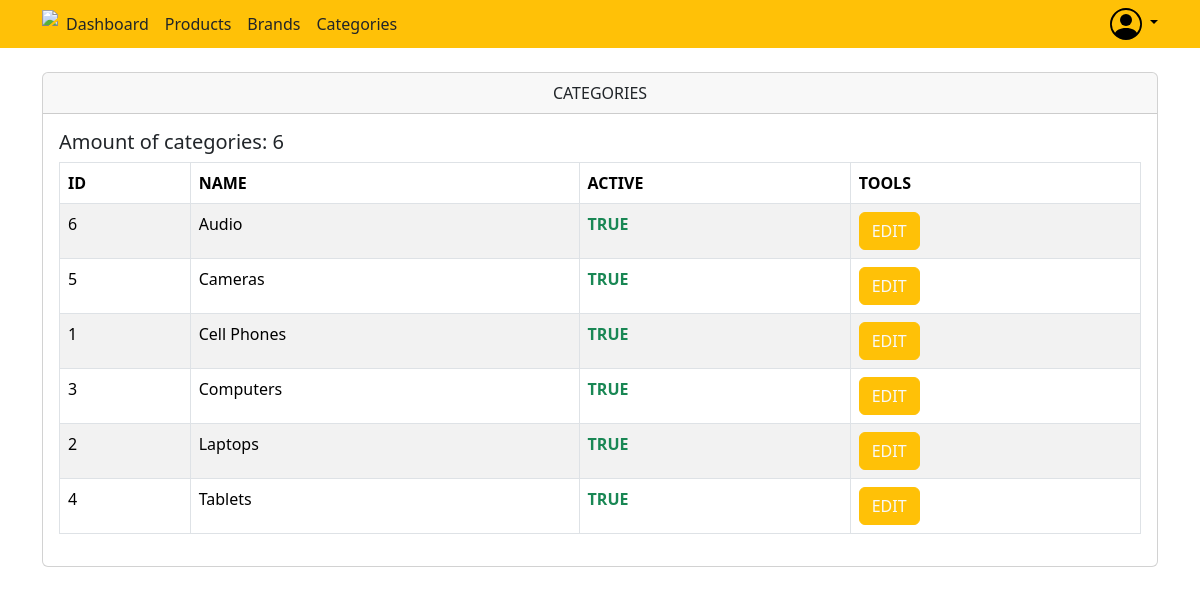
The app's page /categories/ (signed in), older data.
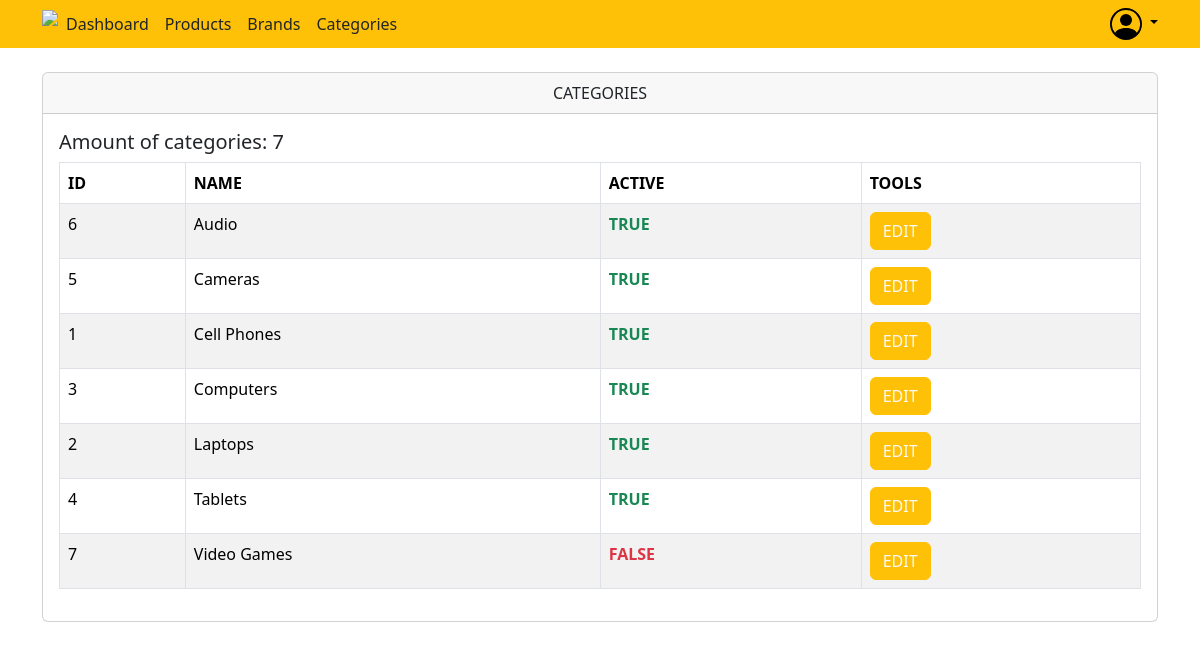
The same page, newer data.
### account/models.py (models this page shows, shortened)
class Category(models.Model):
    name = models.CharField(max_length=100, null=False, blank=False)
    is_active = models.BooleanField(default=True)
    class Meta:
        db_table = "Categories"

### account/views.py (the view)
# urls.py: path('categories/',view=Categories,name='categories'),
def Categories(request):
    if request.user.is_authenticated:
        num_categories = Category.objects.all().count()
        categories = Category.objects.all().order_by('name')
        context = {
            'num_categories': num_categories,
            'categories': categories,
        }
        return render(request, 'categories/categories.html',context=context)
    else:
        return redirect('home')

### templates/categories/categories.html (shortened to what this page needs)
{% extends "base.html" %}
{% block content %}
<div class="container mt-lg-4">
    <div class="card mb-3">
        <div class="card-header text-center">CATEGORIES</div>
        <div class="card-body">
          <h5 class="card-title">Amount of categories: {{num_categories}}</h5>
            <table class="table table-bordered table-striped">
                <thead>
                    <tr>
                        <th>ID</th>
                        <th>NAME</th>
                        <th>ACTIVE</th>
                        <th>TOOLS</th>
                    </tr>
                </thead>
                <tbody>
                    {% for i in categories %}
                    <tr>
                        <td>{{i.id}}</td>
                        <td>{{i.name}}</td>
                        {% if i.is_active %}
                        <td class="text-success fw-bold">TRUE</td>
                        {% else %}
                        <td class="text-danger fw-bold">FALSE</td>
                        {% endif %}
                        <td>
                            <div class="btn-group-horizontal" role="group">
                            <a class="btn btn-warning text-light" href="edit/{{i.id}}">EDIT</a>
                            </div>
                        </td>
                    </tr>
                    {% endfor %}
                </tbody>
            </table>
        </div>
    </div>
</div>
{% endblock %}

Row changes from the older to the newer data that the page shows:
added Category: id "7", name "Video Games", is_active "FALSE"
Text that changed along with them:
{{ num_categories }}: "6" → "7"
